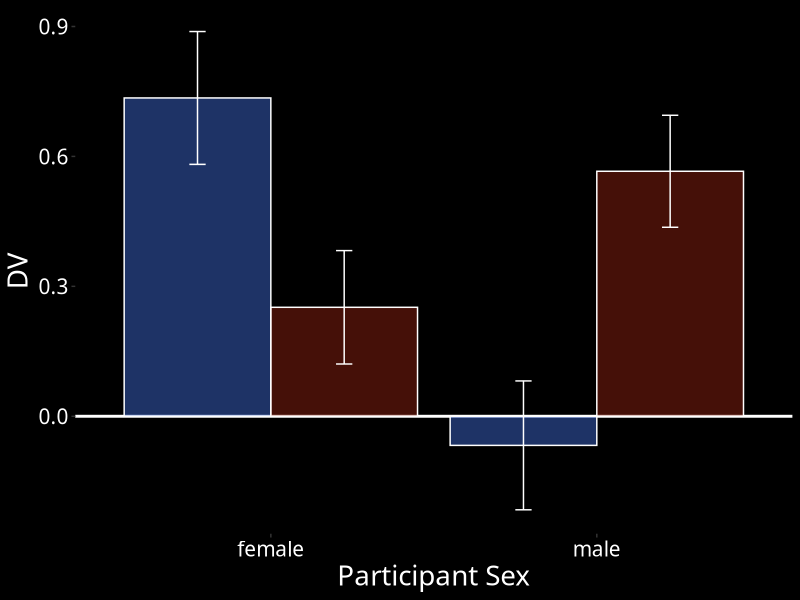
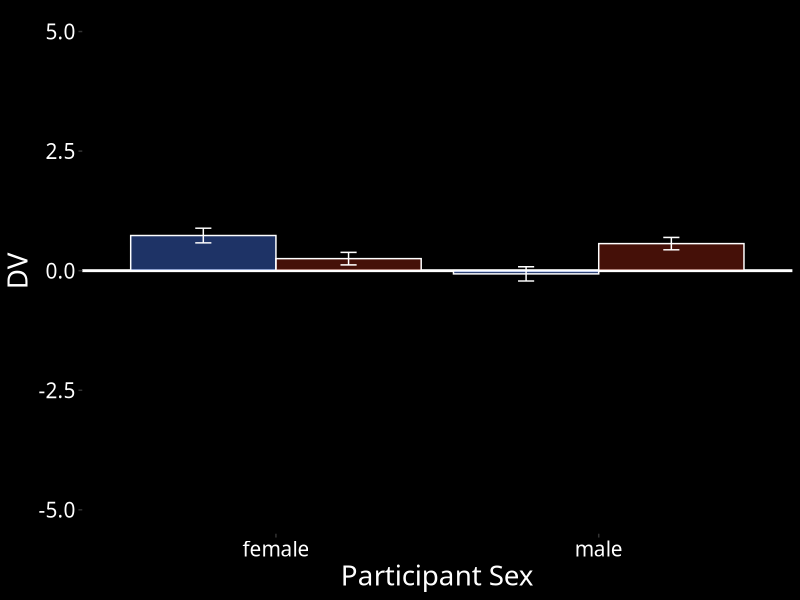
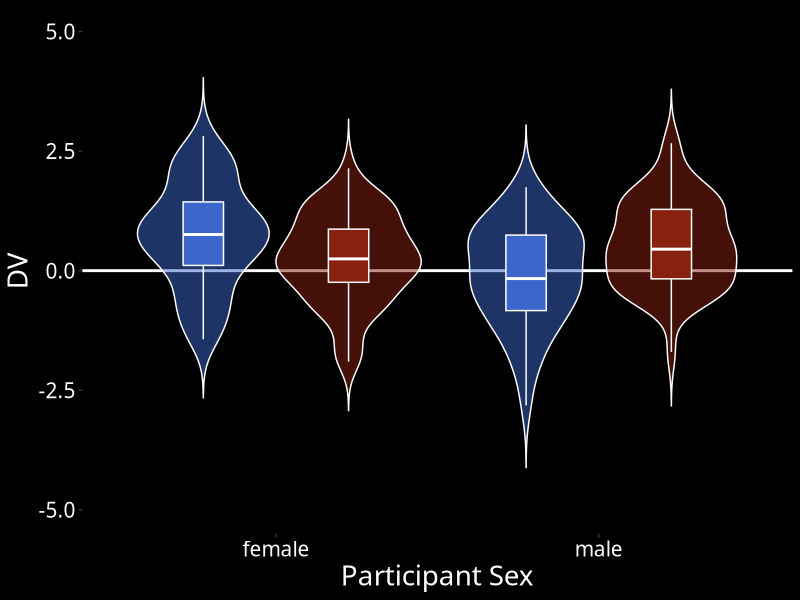
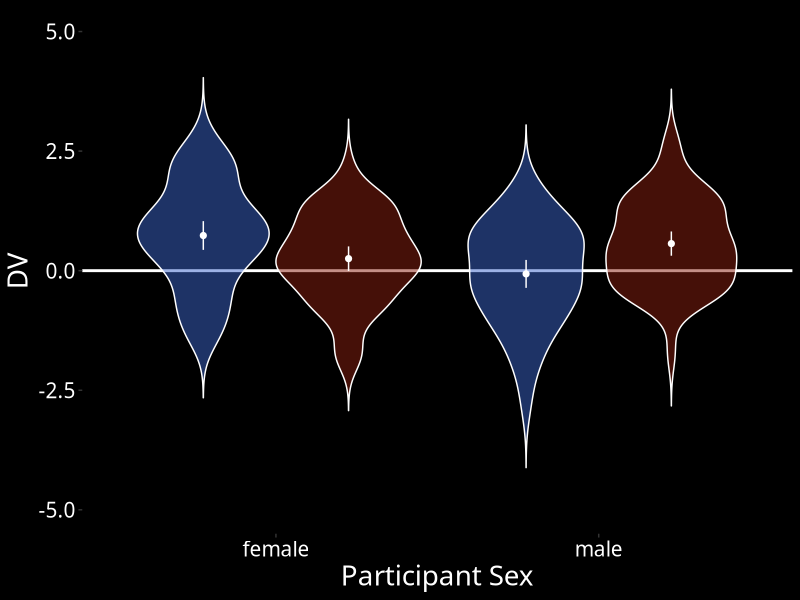
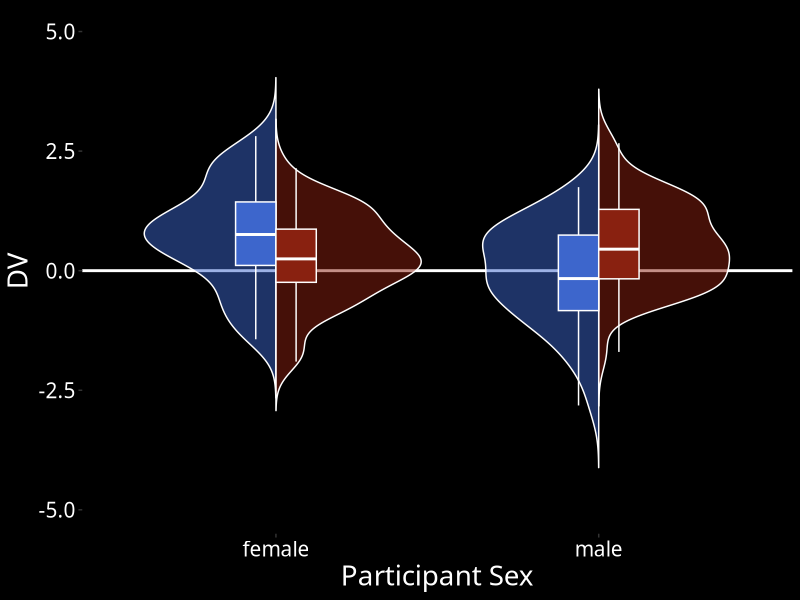
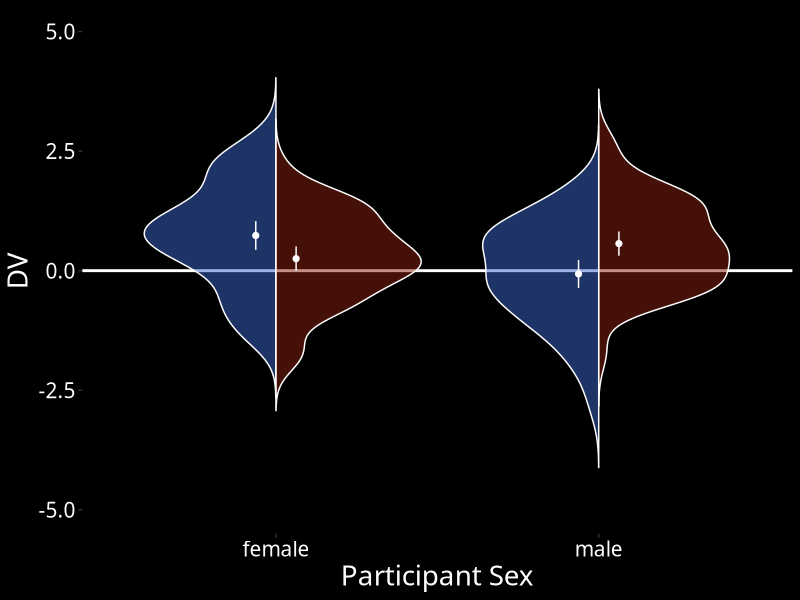
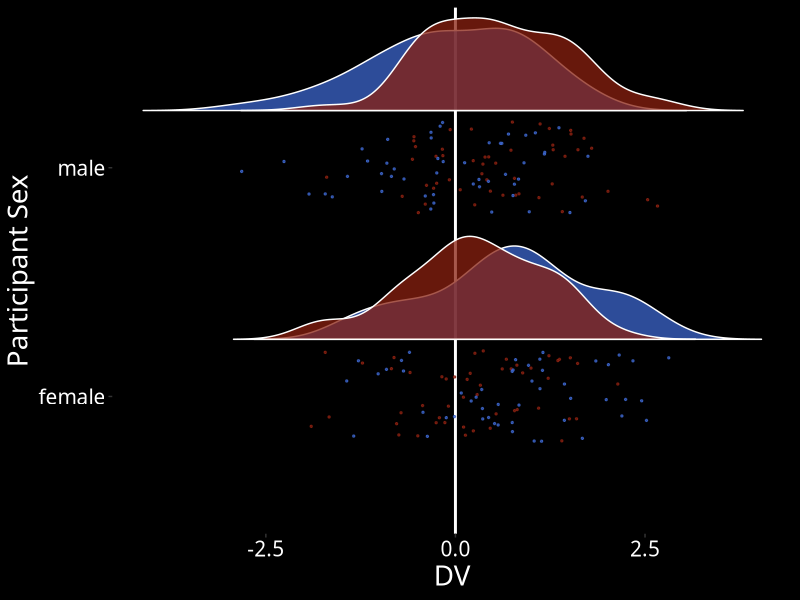

These charts were generated, in order, by the following R code:
## ---- chunk 1
library(tidyverse)
## ---- chunk 2

n <- 100
data <- tibble(
  sex = rep(c("male", "female"), n),
  face_sex = rep(c("male", "female"), each = n)
) %>%
  mutate(
    dv = rnorm(n*2, 0, 1),
    effect = ifelse(sex==face_sex, .5, 0),
    dv = dv + effect
  )
  
## ---- chunk 3
bgcolor <- "black"
textcolor <- "white"
my_theme <- theme(
    plot.background = element_rect(fill = bgcolor, colour = bgcolor),
    panel.background = element_rect(fill = NA),
    legend.background = element_rect(fill = NA),
    legend.position="none",
    panel.grid.major = element_blank(),
    panel.grid.minor = element_blank(),
    text = element_text(family='Fira Code', colour = textcolor, size=20),
    axis.text = element_text(family='Fira Code', colour = textcolor, size=15)
  )
## ---- chunk 4
data %>%
  group_by(sex, face_sex) %>%
  summarise(
    mean = mean(dv),
    se = sd(dv)/sqrt(n())
  ) %>%
  ggplot(aes(sex, mean, fill=face_sex)) +
  geom_hline(yintercept=0, color=textcolor, size=1) +
  geom_col(color = "white", position="dodge", alpha = 0.5) +
  geom_errorbar(aes(ymin = mean-se, ymax=mean+se), 
                width=0.1, 
                position=position_dodge(0.9), 
                color=textcolor) +
  ylab("DV") +
  xlab("Participant Sex") +
  scale_fill_manual(values = c("#3D66CC", "#892110")) +
  my_theme
  
#ggsave("bar.png", width=10, height = 6)
## ---- chunk 5
data %>%
  group_by(sex, face_sex) %>%
  summarise(
    mean = mean(dv),
    se = sd(dv)/sqrt(n())
  ) %>%
  ggplot(aes(sex, mean, fill=face_sex)) +
  geom_hline(yintercept=0, color=textcolor, size=1) +
  geom_col(color = "white", position="dodge", alpha = 0.5) +
  geom_errorbar(aes(ymin = mean-se, ymax=mean+se), 
                width=0.1, 
                position=position_dodge(0.9), 
                color=textcolor) +
  ylab("DV") +
  xlab("Participant Sex") +
  ylim(-5, 5) +
  scale_fill_manual(values = c("#3D66CC", "#892110")) +
  my_theme

## ---- chunk 6
data %>%
  ggplot(aes(sex, dv, fill = face_sex)) +
  geom_hline(yintercept=0, color=textcolor, size=1) +
  geom_violin(color=textcolor, trim=FALSE, alpha = 0.5) +
  geom_boxplot(color = textcolor, width = 0.25, position = position_dodge(width=0.9)) +
  ylab("DV") +
  xlab("Participant Sex") +
  ylim(-5, 5) + 
  scale_fill_manual(values = c("#3D66CC", "#892110")) +
  my_theme

#ggsave("violinbox.png", width=10, height = 6)
## ---- chunk 7

summary_data <- data %>%
  group_by(sex, face_sex) %>%
  summarise(
    mean = mean(dv),
    min = mean(dv) - qnorm(0.975)*sd(dv)/sqrt(n()),
    max = mean(dv) + qnorm(0.975)*sd(dv)/sqrt(n())
  )

data %>%
  ggplot(aes(sex, dv, fill = face_sex)) +
  geom_hline(yintercept=0, color=textcolor, size=1) +
  geom_violin(color=textcolor, trim=FALSE, alpha = 0.5) +
  geom_pointrange(
    data = summary_data,
    aes(sex, mean, ymin=min, ymax=max),
    shape = 20,
    color = textcolor, 
    position = position_dodge(width = 0.9)
  ) +
  ylab("DV") +
  xlab("Participant Sex") +
  ylim(-5, 5) + 
  scale_fill_manual(values = c("#3D66CC", "#892110")) +
  scale_color_manual(values = c("#3D66CC", "#892110")) +
  my_theme

#ggsave("violin_pointrange.png", width=10, height = 6)
## ---- chunk 8

GeomSplitViolin <- ggproto(
  "GeomSplitViolin", 
  GeomViolin, 
  draw_group = function(self, data, ..., draw_quantiles = NULL) {
    data <- transform(data, 
                      xminv = x - violinwidth * (x - xmin), 
                      xmaxv = x + violinwidth * (xmax - x))
    grp <- data[1,'group']
    newdata <- plyr::arrange(
      transform(data, x = if(grp%%2==1) xminv else xmaxv), 
      if(grp%%2==1) y else -y
    )
    newdata <- rbind(newdata[1, ], newdata, newdata[nrow(newdata), ], newdata[1, ])
    newdata[c(1,nrow(newdata)-1,nrow(newdata)), 'x'] <- round(newdata[1, 'x']) 
    if (length(draw_quantiles) > 0 & !scales::zero_range(range(data$y))) {
      stopifnot(all(draw_quantiles >= 0), all(draw_quantiles <= 1))
      quantiles <- ggplot2:::create_quantile_segment_frame(data, draw_quantiles)
      aesthetics <- data[rep(1, nrow(quantiles)), setdiff(names(data), c("x", "y")), drop = FALSE]
      aesthetics$alpha <- rep(1, nrow(quantiles))
      both <- cbind(quantiles, aesthetics)
      quantile_grob <- GeomPath$draw_panel(both, ...)
      ggplot2:::ggname("geom_split_violin", 
                       grid::grobTree(GeomPolygon$draw_panel(newdata, ...), quantile_grob))
    } else {
      ggplot2:::ggname("geom_split_violin", GeomPolygon$draw_panel(newdata, ...))
    }
  }
)

geom_split_violin <- function (mapping = NULL, 
                               data = NULL, 
                               stat = "ydensity", 
                               position = "identity", ..., 
                               draw_quantiles = NULL, 
                               trim = TRUE, 
                               scale = "area", 
                               na.rm = FALSE, 
                               show.legend = NA, 
                               inherit.aes = TRUE) {
  layer(data = data, 
        mapping = mapping, 
        stat = stat, 
        geom = GeomSplitViolin, 
        position = position, 
        show.legend = show.legend, 
        inherit.aes = inherit.aes, 
        params = list(trim = trim, 
                      scale = scale, 
                      draw_quantiles = draw_quantiles, 
                      na.rm = na.rm, ...)
        )
}
## ---- chunk 9
data %>%
  ggplot(aes(sex, dv, fill = face_sex)) +
  geom_hline(yintercept=0, color=textcolor, size=1) +
  geom_split_violin(color=textcolor, trim=FALSE, alpha = 0.5) +
  geom_boxplot(color = textcolor, 
               width = 0.25, 
               position = position_dodge(width=0.25)) +
  ylab("DV") +
  xlab("Participant Sex") +
  ylim(-5, 5) + 
  scale_fill_manual(values = c("#3D66CC", "#892110")) +
  my_theme

#ggsave("split_violin.png", width=10, height = 6)
## ---- chunk 10

summary_data <- data %>%
  group_by(sex, face_sex) %>%
  summarise(
    mean = mean(dv),
    min = mean(dv) - qnorm(0.975)*sd(dv)/sqrt(n()),
    max = mean(dv) + qnorm(0.975)*sd(dv)/sqrt(n())
  )

data %>%
  ggplot(aes(sex, dv, fill = face_sex)) +
  geom_hline(yintercept=0, color=textcolor, size=1) +
  geom_split_violin(color=textcolor, trim=FALSE, alpha = 0.5) +
  geom_pointrange(
    data = summary_data,
    aes(sex, mean, ymin=min, ymax=max),
    color = textcolor, 
    shape = 20, # 95,
    position = position_dodge(width = 0.25)
  ) +
  ylab("DV") +
  xlab("Participant Sex") +
  ylim(-5, 5) + 
  scale_fill_manual(values = c("#3D66CC", "#892110")) +
  scale_color_manual(values = c("#3D66CC", "#892110")) +
  my_theme

#ggsave("split_violin_pointrange.png", width=10, height = 6)
## ---- chunk 11
"%||%" <- function(a, b) {
  if (!is.null(a)) a else b
}

geom_flat_violin <- function(mapping = NULL, data = NULL, stat = "ydensity",
                             position = "dodge", trim = TRUE, scale = "area",
                             show.legend = NA, inherit.aes = TRUE, ...) {
  layer(
    data = data,
    mapping = mapping,
    stat = stat,
    geom = GeomFlatViolin,
    position = position,
    show.legend = show.legend,
    inherit.aes = inherit.aes,
    params = list(
      trim = trim,
      scale = scale,
      ...
    )
  )
}

GeomFlatViolin <-
  ggproto("GeomFlatViolin", Geom,
          setup_data = function(data, params) {
            data$width <- data$width %||%
              params$width %||% (resolution(data$x, FALSE) * 0.9)
            
            # ymin, ymax, xmin, and xmax define the bounding rectangle for each group
            data %>%
              group_by(group) %>%
              mutate(ymin = min(y),
                     ymax = max(y),
                     xmin = x,
                     xmax = x + width / 2)
            
          },
          
          draw_group = function(data, panel_scales, coord) {
            # Find the points for the line to go all the way around
            data <- transform(data, xminv = x,
                              xmaxv = x + violinwidth * (xmax - x))
            
            # Make sure it's sorted properly to draw the outline
            newdata <- rbind(plyr::arrange(transform(data, x = xminv), y),
                             plyr::arrange(transform(data, x = xmaxv), -y))
            
            # Close the polygon: set first and last point the same
            # Needed for coord_polar and such
            newdata <- rbind(newdata, newdata[1,])
            
            ggplot2:::ggname("geom_flat_violin", GeomPolygon$draw_panel(newdata, panel_scales, coord))
          },
          
          draw_key = draw_key_polygon,
          
          default_aes = aes(weight = 1, colour = "grey20", fill = "white", size = 0.5,
                            alpha = NA, linetype = "solid"),
          
          required_aes = c("x", "y")
  )
## ---- chunk 12

 data %>%
  ggplot(aes(sex, dv, fill = face_sex)) +
  geom_hline(yintercept=0, color=textcolor, size=1) +
  geom_flat_violin(position = position_nudge(x = .25, y = 0), 
                   color=textcolor, trim=FALSE, alpha = 0.75) +
  geom_point(aes(color = face_sex), 
             position = position_jitter(width = .2, height = 0), 
             size = .5, alpha = .75) +
  ylab("DV") +
  xlab("Participant Sex") +
  coord_flip() +
  scale_fill_manual(values = c("#3D66CC", "#892110")) +
  scale_color_manual(values = c("#3D66CC", "#892110")) +
  my_theme

